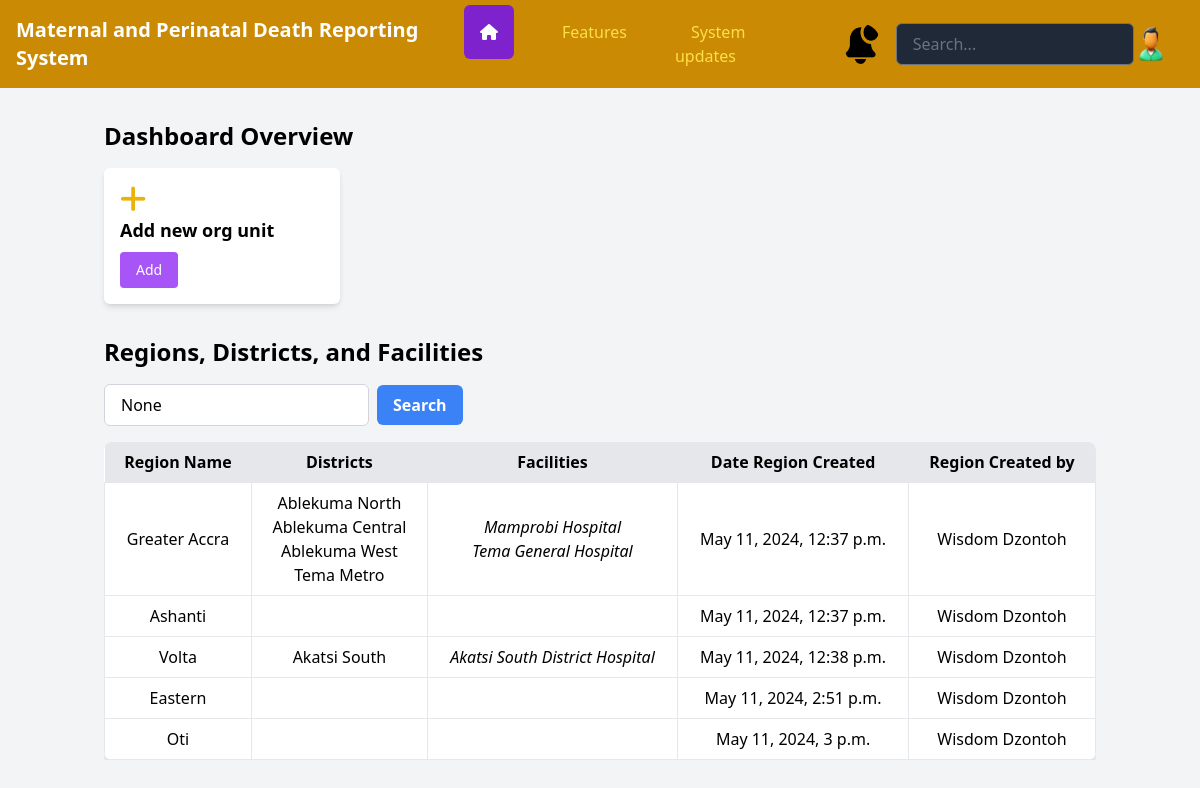
The app's page /facility_creation (signed in) with its own data.
### facility_creation/models.py (models this page shows, shortened)
class Region(models.Model):
    region_name = models.CharField(max_length=100)
    region_code = models.CharField(max_length=100)
    date_created = models.DateTimeField(default=timezone.now)
    created_by = models.ForeignKey(User, on_delete=models.SET_NULL, null=True)

class District(models.Model):
    district_region = models.ForeignKey(Region, on_delete=models.PROTECT)
    district_name = models.CharField(max_length=100)
    district_code = models.CharField(max_length=100)
    date_created = models.DateTimeField(default=timezone.now)

class Facility(models.Model):
    facility_region = models.ForeignKey(Region, on_delete=models.PROTECT)
    facility_district = models.ForeignKey(District, on_delete=models.PROTECT)
    facility_name = models.CharField(max_length=100)
    facility_code = models.CharField(max_length=100)
    date_created = models.DateTimeField(default=timezone.now)

### facility_creation/views.py (the view)
# urls.py: path('facility_creation', views.index, name="facility_creation"),  # Adjusted URL pattern
@login_required(login_url="authentication:my-login")
def index(request):
    query = request.GET.get('q')
    regions = Region.objects.prefetch_related('district_set__facility_set').all()
    districts = District.objects.prefetch_related('facility_set').all()
    facilities = Facility.objects.all()
    if query:
        regions = regions.filter(region_name__icontains=query)
        districts = districts.filter(district_name__icontains=query)
        facilities = facilities.filter(facility_name__icontains=query)
    context = {
        'regions': regions,
        'districts': districts,
        'facilities': facilities,
        'query': query,
    }
    return render(request, 'facility_creation/index.html', context)

### templates/facility_creation/index.html
{% extends 'authentication/dashboard_base.html' %} {% block body %}
    <div class="container mx-auto mt-8 px-4">
        <h2 class="text-2xl font-semibold mb-4">Dashboard Overview</h2>
        <div class="grid grid-cols-1 sm:grid-cols-2 md:grid-cols-4 gap-4">
          <div
            class="bg-white p-4 rounded-md shadow-md flex items-center justify-between hover:bg-gray-100"
          >
            <div>
              <i class="fa-solid fa-plus text-yellow-500 text-3xl"></i>
              <h3 class="text-lg font-semibold mb-2">Add new org unit</h3>
              <a
                class="bg-purple-500 inline-block px-4 py-2 text-sm text-white rounded"
                href="#"
                >Add</a
              >
            </div>
          </div>
        </div>
  <div class="container mx-auto py-8">
    <h1 class="text-2xl font-bold mb-4">Regions, Districts, and Facilities</h1>
    <div class="mb-4">
        <form method="GET" class="flex items-center">
            <input type="text" name="q" placeholder="Search regions, districts, and facilities..." value="{{ query }}"
                class="border border-gray-300 rounded-md py-2 px-4 mr-2 focus:outline-none focus:border-blue-500">
            <button type="submit"
                class="bg-blue-500 hover:bg-blue-600 text-white font-bold py-2 px-4 rounded-md focus:outline-none focus:bg-blue-600">
                Search
            </button>
        </form>
      </div>
    <div class="overflow-x-auto">
      <table class="w-full bg-white shadow-md rounded-lg overflow-hidden text-center">
        <thead class="bg-gray-200">
          <tr>
            <th class="px-4 py-2">Region Name</th>
            <th class="px-4 py-2">Districts</th>
            <th class="px-4 py-2">Facilities</th>
            <th class="px-4 py-2">Date Region Created</th>
            <th class="px-4 py-2">Region Created by</th>
          </tr>
        </thead>
        <tbody>
          {% for region in regions %}
          <tr>
            <td class="border px-4 py-2">{{ region.region_name }}</td>
            <td class="border px-4 py-2">
              <ul>
                {% for district in region.district_set.all %}
                <li>{{ district.district_name }}</li>
                {% endfor %}
              </ul>
            </td>
            <td class="border px-4 py-2">
              <ul>
                {% for district in region.district_set.all %}
                <i> {% for facility in district.facility_set.all %}<i>
                <li>{{ facility.facility_name }}</li>
                {% endfor %} {% endfor %}
              </ul>
            </td>
            <td class="border px-4 py-2">{{ region.date_created }}</td>
            <td class="border px-4 py-2">{{ region.created_by.first_name }} {{ region.created_by.last_name }}</td>
          </tr>
          {% endfor %}
        </tbody>
      </table>
    </div>
  </div>
</body>
{% endblock %}

### records on screen
Region: region_name "Greater Accra", date_created "May 11, 2024, 12:37 p.m.", created_by.first_name "Wisdom", created_by.last_name "Dzontoh"
District: district_name "Ablekuma North"
District: district_name "Ablekuma Central"
District: district_name "Ablekuma West"
District: district_name "Tema Metro"
Facility: facility_name "Mamprobi Hospital"
Facility: facility_name "Tema General Hospital"
Region: region_name "Ashanti", date_created "May 11, 2024, 12:37 p.m.", created_by.first_name "Wisdom", created_by.last_name "Dzontoh"
Region: region_name "Volta", date_created "May 11, 2024, 12:38 p.m.", created_by.first_name "Wisdom", created_by.last_name "Dzontoh"
District: district_name "Akatsi South"
Facility: facility_name "Akatsi South District Hospital"
Region: region_name "Eastern", date_created "May 11, 2024, 2:51 p.m.", created_by.first_name "Wisdom", created_by.last_name "Dzontoh"
Region: region_name "Oti", date_created "May 11, 2024, 3 p.m.", created_by.first_name "Wisdom", created_by.last_name "Dzontoh"
